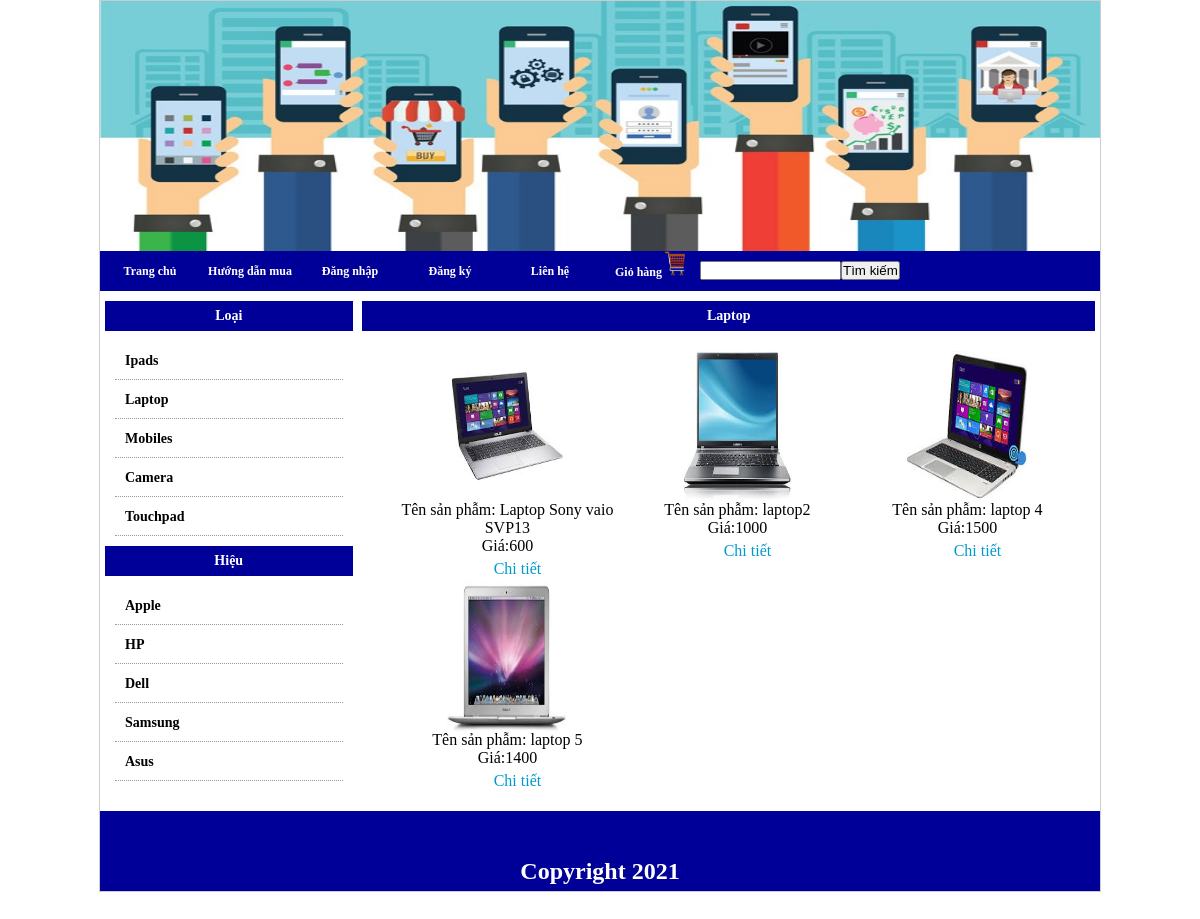
The app's page /index.php?xem=loai&id=14 with its own data.
### tables this page shows
CREATE TABLE `loai` (
  `loai_id` int(11) NOT NULL,
  `tenloai` varchar(300) NOT NULL
);

CREATE TABLE `hieu` (
  `hieu_id` int(11) NOT NULL,
  `tenhieu` varchar(300) NOT NULL
);

CREATE TABLE `products` (
  `product_id` int(100) NOT NULL,
  `product_cat` int(100) NOT NULL,
  `product_brand` int(100) NOT NULL,
  `product_title` varchar(255) NOT NULL,
  `product_price` int(100) NOT NULL,
  `product_desc` text NOT NULL,
  `product_image` text NOT NULL,
  `product_keywords` text NOT NULL
);

### modules/left/list_pro.php (the view)
<?php
$sgl1 = "select * from loai";
$run_loai = mysqli_query($conn, $sgl1);
?>
<p class="loai">Loại</p>
<ul>
    <?php
    while ($dong = mysqli_fetch_array($run_loai)) {
        ?>
        <li><a href="index.php?xem=loai&id=<?php echo $dong['loai_id'] ?>"><?php echo $dong['tenloai'] ?></a></li>
        <?php
    }
    ?>
</ul>
<?php
$sgl2 = "select * from hieu";
$run_hieu = mysqli_query($conn, $sgl2);
?>
<p class="loai">Hiệu</p>
<ul>
    <?php
    while ($dong = mysqli_fetch_array($run_hieu)) {
        ?>
        <li><a href="index.php?xem=hieu&id=<?php echo $dong['hieu_id'] ?>"><?php echo $dong['tenhieu'] ?></a></li>
        <?php
    }
    ?>
</ul>

### modules/right/loai_sanpham.php
<?php
	$sql="select tenloai,product_image,product_title,product_price,product_id from products,loai where products.product_cat=loai.loai_id and product_cat='$_GET[id]' ";
	$sql_tenloai="select tenloai from loai where loai_id='$_GET[id]'   ";
	$tenloai=mysqli_query($conn,$sql_tenloai);
	$dong_tenloai=mysqli_fetch_array($tenloai);
	$loai=mysqli_query($conn,$sql);
?>
<p class="loai"><?php echo $dong_tenloai['tenloai'] ?></p>
<ul>
	<?php
	while($dong=mysqli_fetch_array($loai)){
	?>
             <li><a href="#">
                	<?php
					echo '<img src="admincp/modules/sanpham/uploads/'.$dong['product_image'].'" width="120" height="150"/>';
					?>
                    <p>Tên sản phẫm: <?php echo $dong['product_title'] ?></p>
                    <p>Giá:<?php echo $dong['product_price'] ?></p>
                    <p style="color:#900;margin-left:20px;margin-top:5px;"><a href="index.php?xem=chitiet&id=<?php echo $dong['product_id'] ?>"  style="color:#09C;">Chi tiết</p></a>
                </a></li>
              <?php
	}
			  ?>
            </ul>

### cssi.css (style rules this page uses)
* { padding:0; margin:0; }
a { text-decoration:none; }
.loai { font-size:14px; font-weight:bold;background:#009;color:#fff;height:30px;line-height:30px;text-align:center; }
.content_left ul { list-style:none; padding:10px; }
.content_left li { padding:10px; border-bottom:1px dotted #999; }
.content_left a { text-decoration:none; color:#000; font-size:14px; font-weight:bold; }
.content_right ul { width:100%; padding:20px; margin-left:10px; list-style:none; }
.content_right li { float:left; width:230px; height:200px; margin-bottom:30px; text-align:center; }
.content_right li a { text-decoration:none; color:#000; }

### records on screen
loai: tenloai "Ipads"
loai: tenloai "Laptop"
loai: tenloai "Mobiles"
loai: tenloai "Camera"
loai: tenloai "Touchpad"
hieu: tenhieu "Apple"
hieu: tenhieu "HP"
hieu: tenhieu "Dell"
hieu: tenhieu "Samsung"
hieu: tenhieu "Asus"
products: product_image (picture), product_title "Laptop Sony vaio SVP13", product_price "600"
products: product_image (picture), product_title "laptop2", product_price "1000"
products: product_image (picture), product_title "laptop 4", product_price "1500"
products: product_image (picture), product_title "laptop 5", product_price "1400"
